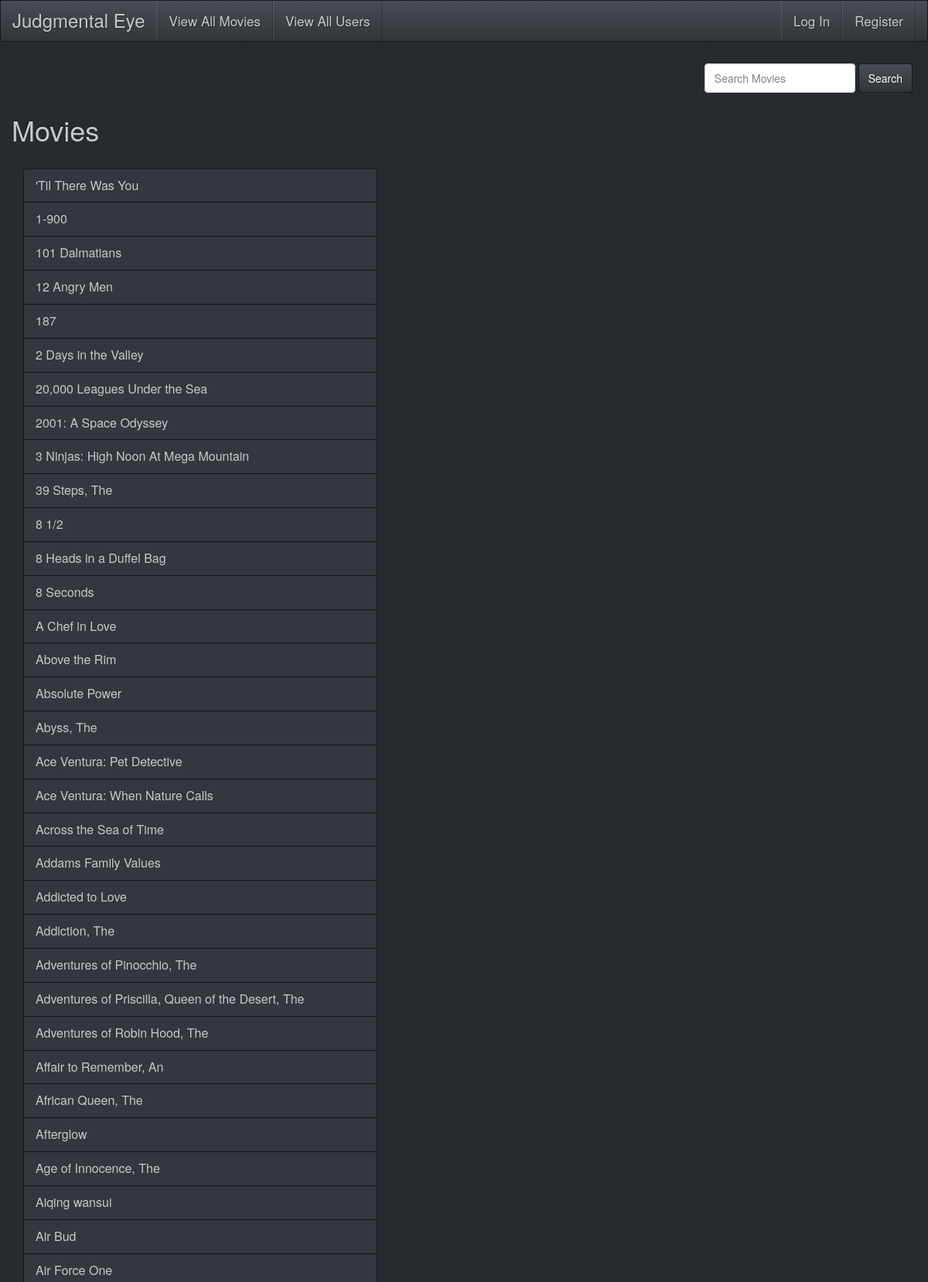
The app's page /movies (upper part) with its own data.
### model.py (models this page shows)
class Movie(db.Model):
    __tablename__="movies"
    movie_id = db.Column(db.Integer,autoincrement=True, primary_key=True)
    title = db.Column(db.String(64), nullable=True)
    released_at = db.Column(db.DateTime, nullable=True)
    imdb_url = db.Column(db.String(200), nullable=True)

### server.py (the view)
@app.route('/movies')
def movie_list():
    movies = Movie.query.order_by("title").all()
    return render_template("movie_list.html", movies=movies)

### templates/movie_list.html
{% extends 'base.html' %}
{% block content %}
    <h1>Movies</h1>
    <br>
    <div class="container-fluid">
      <div class="row">
        <div class="col-xs-5">
          <div class="list-group">
            {% for movie in movies %}
                    <a href="/movies/{{ movie.movie_id }}" class="list-group-item">
                      {{ movie.title }}
                    </a>
            {% endfor %}
          </div>
        </div>
      </div>
    </div>
{% endblock %}

### records on screen
Movie: title "'Til There Was You"
Movie: title "1-900"
Movie: title "101 Dalmatians"
Movie: title "12 Angry Men"
Movie: title "187"
Movie: title "2 Days in the Valley"
Movie: title "20,000 Leagues Under the Sea"
Movie: title "2001: A Space Odyssey"
Movie: title "3 Ninjas: High Noon At Mega Mountain"
Movie: title "39 Steps, The"
Movie: title "8 1/2"
Movie: title "8 Heads in a Duffel Bag"
Movie: title "8 Seconds"
Movie: title "A Chef in Love"
Movie: title "Above the Rim"
Movie: title "Absolute Power"
Movie: title "Abyss, The"
Movie: title "Ace Ventura: Pet Detective"
Movie: title "Ace Ventura: When Nature Calls"
Movie: title "Across the Sea of Time"
Movie: title "Addams Family Values"
Movie: title "Addicted to Love"
Movie: title "Addiction, The"
Movie: title "Adventures of Pinocchio, The"
Movie: title "Adventures of Priscilla, Queen of the Desert, The"
Movie: title "Adventures of Robin Hood, The"
Movie: title "Affair to Remember, An"
Movie: title "African Queen, The"
Movie: title "Afterglow"
Movie: title "Age of Innocence, The"
Movie: title "Aiqing wansui"
Movie: title "Air Bud"
Movie: title "Air Force One"
